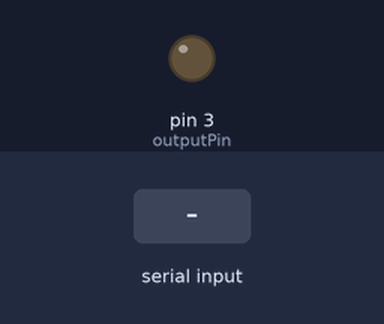
A sketch run on a simulated Arduino Uno, built with avr-gcc and run on an emulated ATmega328P. Parts: output pins drawn as LEDs (lit = HIGH). The test bench sets the inputs (shaded band). What the sketch prints to the serial monitor is not drawn.

Above: at 1.2 s.
1.3 s: "90,45\n" received over Serial
At 2.1 s:
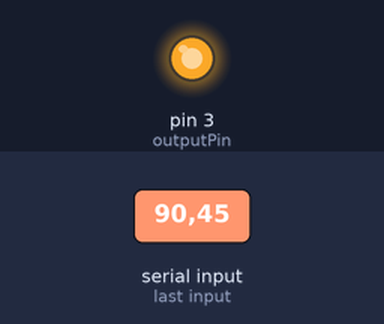
3.8 s: "30,150\n" received over Serial
At 5.1 s:
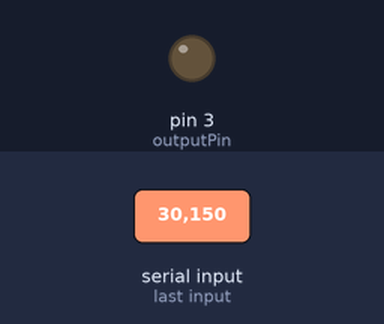
Timing chart, 0 to 6.8 s (numbered marks = the images above; inputs shaded):
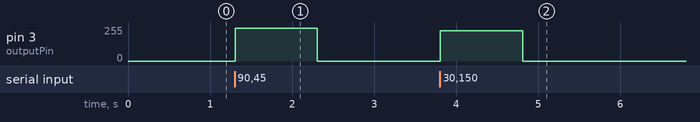

Measured:
- after the input at 1.3 s, pin 3 (outputPin): 0/255 → 247/255 at once, → 0/255 1.0 s later
- after the input at 3.8 s, pin 3 (outputPin): 0/255 → 226/255 at once, → 0/255 1.0 s later

The sketch:

sketch6_08.ino
```cpp
// private include
/* BEGIN USER CODE PI */
/* END USER CODE PI */

// private define
/* BEGIN USER CODE PD */
/* END USER CODE PD */

// private macro
/* BEGIN USER CODE PM */
/* END USER CODE PM */

// private variable
/* BEGIN USER CODE PV */
const int outputPin = 3;
/* END USER CODE PV */

/* BEGIN USER CODE 0 */
/* END USER CODE 0 */

// private function
/* BEGIN USER CODE PF */
/* END USER CODE PF */

/* BEGIN USER CODE 1 */
/* END USER CODE 1 */

void setup() {
  // put your setup code here, to run once:
  /* BEGIN USER CODE 2 */
  pinMode(outputPin, OUTPUT);
  Serial.begin(9600);
  Serial.println("Enter volts 0 to 5 ");
  /* END USER CODE 2 */
}

void loop() {
  // put your main code here, to run repeatedly:
  /* END USER CODE LOOP */
  /* BEGIN USER CODE 3 */
  if(Serial.available() > 0)
  {
    float volts = Serial.parseFloat();
    int pwmValue = volts * 255.0 / 5.0;
    analogWrite(outputPin, pwmValue);
  }
}
/* END USER CODE 3 */
```
